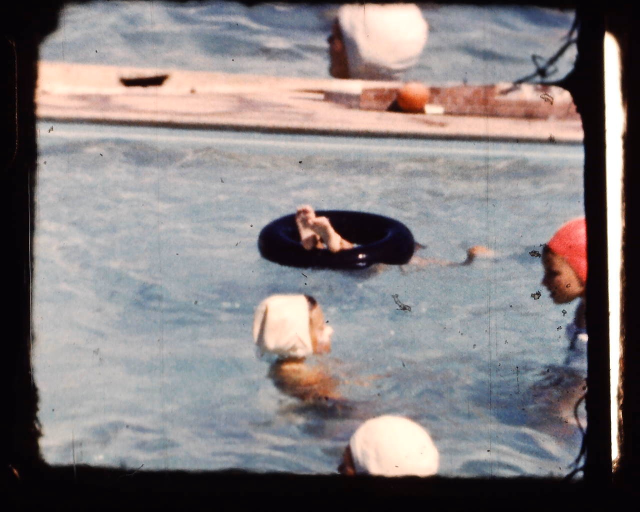
#> input picture test-2/media/photo1.jpg, 1280 x 1024 px, given in place of the camera (shown at 1/2 size)
$ jupyter execute microscopeControl.ipynb
#> lines starting #> are read from the running program, lines starting #| are printed output that depends on the picture; after the words box and inside, x2 and y2 are one past the last pixel; in counts of white or black regions, pixels touching at a corner belong together
[cell 1]
import cv2
from matplotlib import pyplot as plt
import serial
import time
import numpy as np
import os

[cell 2]
cap = cv2.VideoCapture(0)
ser = serial.Serial(port='COM4', baudrate=9600, timeout=0)

cap.set(cv2.CAP_PROP_EXPOSURE, -4)
n = 0
path = "C:/Users/brend/Pictures/Captured 8mm 2.0"
aligning = True
while aligning:
    ret, frame = cap.read()
#> frame is the input picture: shape (1024, 1280, 3); mean B, G, R 127.6, 126.7, 132.8
    flipped = cv2.flip(frame.copy(), 0)
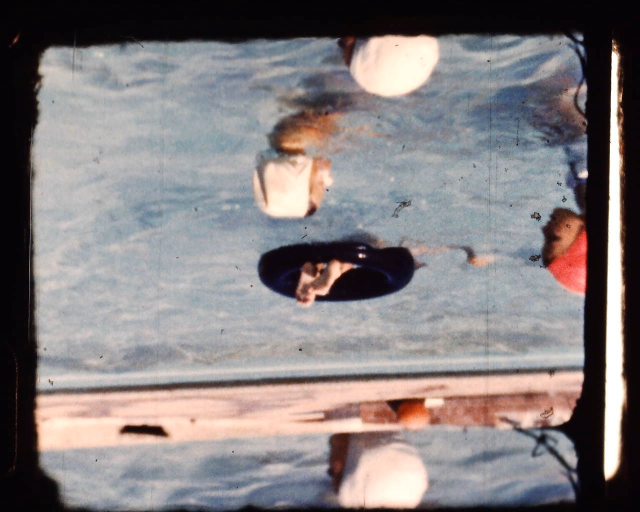
#> flipped: shape (1024, 1280, 3) (shown at 1/2 size); mean B, G, R 127.6, 126.7, 132.8
    cv2.rectangle(flipped, (20, 20), (40, 40), (255,0,0), 2)
#> flipped: shape (1024, 1280, 3); 0.02% of pixels changed, all inside (x1, y1, x2, y2) = (19, 19, 42, 42)
    cv2.imshow('Aligning', flipped)
    # Period to microadjust
    key = cv2.waitKey(0) & 0xFF
#> (key q is pressed here)
    if key == ord('q'):
        cv2.destroyAllWindows()
        break
    # Enter when you're done
    elif key == ord('.'):
        ser.write(b'.\n')

while cap.isOpened():
    ret, frame = cap.read()
    flipped = cv2.flip(frame.copy(), 0)
    crop_img = flipped[20:40, 20:40]
    gray = cv2.cvtColor(crop_img, cv2.COLOR_BGR2GRAY)
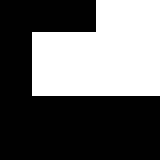
#> gray: shape (20, 20) (shown 8 times larger); values 4 (black) and 5 (white), 40% white; 1 white region, box (x1, y1, x2, y2) and area: (4, 0, 20, 12) 160
    thresh = cv2.adaptiveThreshold(gray,255,cv2.ADAPTIVE_THRESH_GAUSSIAN_C, cv2.THRESH_BINARY,11,2)
#> thresh: shape (20, 20); every value is 255
    cv2.imshow('Thresh', thresh)
    grayArray = np.asarray(thresh)
    avg = np.sum(grayArray) / (grayArray.shape[0] * grayArray.shape[1])
#> avg = 255
    cv2.rectangle(flipped, (20, 20), (40, 40), (255,0,0), 2)
    cv2.imshow('Main', flipped)
    if avg <= 242:
        time.sleep(0.2)
        ret, frame = cap.read()
        flipped = cv2.flip(frame.copy(), 0)
        cv2.rectangle(flipped, (20, 0), (20, 5), (255,0,0), 2)
        cv2.imshow('Main', flipped)
        cv2.imwrite(os.path.join(path, 'photo{}.png'.format(str(n))), cv2.flip(frame, 0))
        n += 1
        ser.write(b'+\n')
        time.sleep(0.3)
    if cv2.waitKey(1) & 0xFF == ord('q'):
#> (key q is pressed here)
        break

    ser.write(b'.\n')
    time.sleep(0.03)

cap.release()
cv2.destroyAllWindows()

[cell 3]
#OLD CORNERDETECTION

cap = cv2.VideoCapture(0)
ser = serial.Serial(port='COM4', baudrate=9600, timeout=0)

cap.set(cv2.CAP_PROP_EXPOSURE, -4)
n = 0

aligning = True
while aligning:
    ret, frame = cap.read()
    flipped = cv2.flip(frame.copy(), 0)
    cv2.rectangle(flipped, (1110, 20), (1160, 70), (255,0,0), 2)
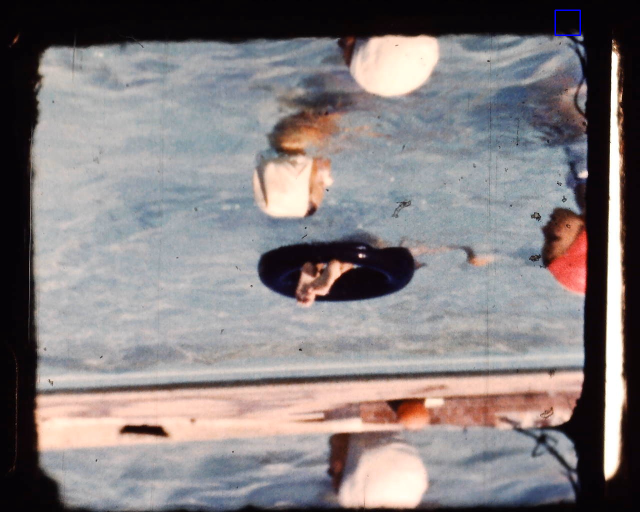
#> flipped: shape (1024, 1280, 3) (shown at 1/2 size); 0.05% of pixels changed, all inside (x1, y1, x2, y2) = (1109, 19, 1162, 72)
    cv2.imshow('Aligning', flipped)
    # Period to microadjust
    key = cv2.waitKey(0) & 0xFF
#> (key q is pressed here)
    if key == ord('q'):
        break
    # Enter when you're done
    elif key == ord('.'):
        ser.write(b'.\n')

image_n = 0
steps = 0
path = "C:/Users/brend/Pictures/Captured 8mm 1.0"
while cap.isOpened():
    ret, frame = cap.read()
    flipped = cv2.flip(frame.copy(), 0)
    crop_img = flipped[20:70, 1110:1160]
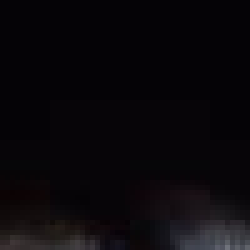
#> crop_img: shape (50, 50, 3) (shown 5 times larger); mean B, G, R 11.1, 8.1, 10.6
    gray = cv2.cvtColor(crop_img, cv2.COLOR_BGR2GRAY)
#> gray: shape (50, 50)
    # [5 lines of commented-out code are left out]
    thresh = cv2.threshold(gray, 5, 255, cv2.THRESH_BINARY)[1]
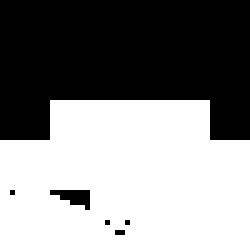
#> thresh: shape (50, 50) (shown 5 times larger); 53.3% white; 6 black regions (5 under 20 px), largest, box (x1, y1, x2, y2) and area: (0, 0, 50, 28) 1144
    numpyThresh = np.asarray(thresh)
    upper_right = 0
    lower_left = 0
    n = 0
    for row in numpyThresh:
        for i, pix in enumerate(row):
            if i <= n:
                upper_right += pix/255
            else:
                lower_left += pix/255
        n += 1
#> this loop made 50 passes
#> after the loop, lower_left = 371; n = 50; upper_right = 961
    diff = upper_right - lower_left
#> diff = 590
    print(diff)
#| 590.0
    cv2.rectangle(flipped, (1110, 20), (1160, 70), (255,0,0), 2)
    cv2.imshow('Main', flipped)
    cv2.imshow('Thresh', thresh)
    cv2.imwrite(os.path.join(path, 'photo{}.png'.format(str(image_n))), cv2.flip(frame, 0))
    if diff >= 790:
        time.sleep(0.2)
        ret, frame = cap.read()
        flipped = cv2.flip(frame.copy(), 0)
        if steps < 25:
            cv2.rectangle(flipped, (1110, 20), (1160, 70), (255,0,0), 2)
            image_n += 1
        ser.write(b'+\n')
        time.sleep(0.3)


    if cv2.waitKey(1) & 0xFF == ord('q'):
#> (key q is pressed here)
        break


    ser.write(b'.\n')
    steps += 1
    time.sleep(0.03)

cap.release()
cv2.destroyAllWindows()
